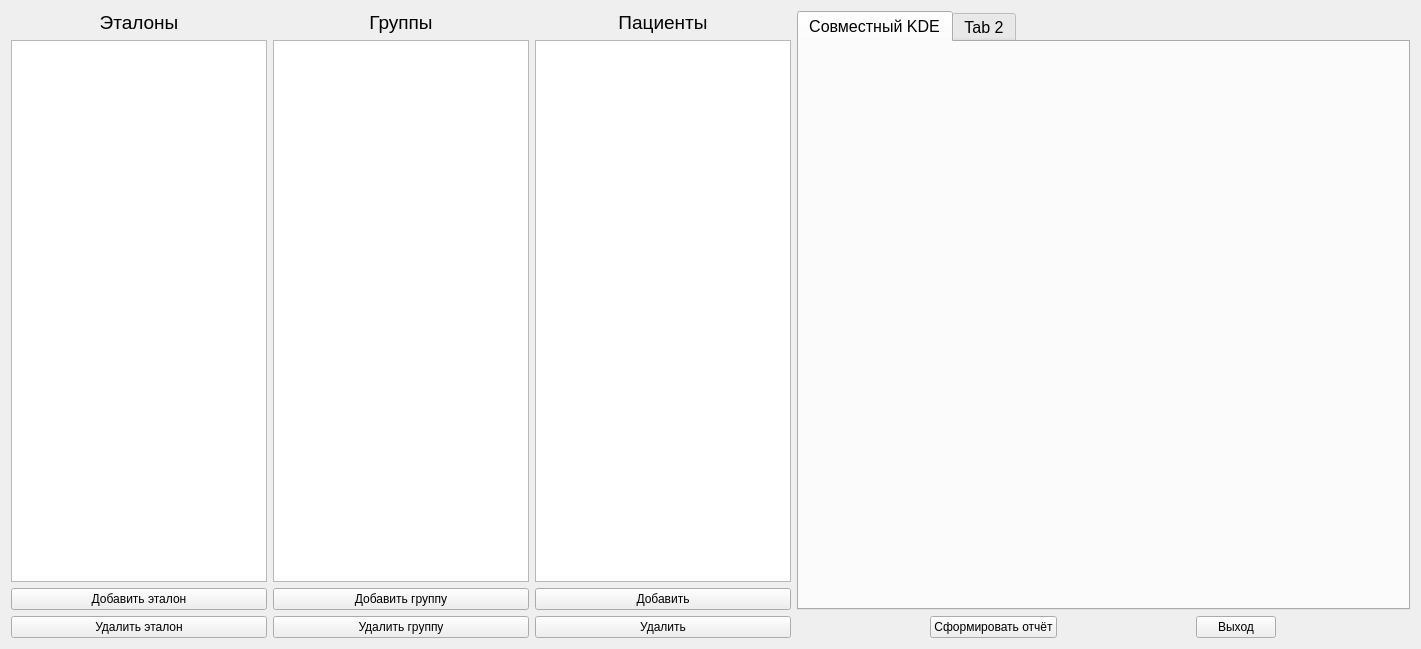
<?xml version="1.0" encoding="UTF-8"?>
<ui version="4.0">
 <class>MainBaseForm</class>
 <widget class="QWidget" name="MainBaseForm">
  <property name="geometry">
   <rect>
    <x>0</x>
    <y>0</y>
    <width>1421</width>
    <height>649</height>
   </rect>
  </property>
  <property name="sizePolicy">
   <sizepolicy hsizetype="Preferred" vsizetype="Expanding">
    <horstretch>0</horstretch>
    <verstretch>0</verstretch>
   </sizepolicy>
  </property>
  <property name="windowTitle">
   <string>Form</string>
  </property>
  <layout class="QGridLayout" name="gridLayout">
   <item row="0" column="3">
    <layout class="QVBoxLayout" name="patient_layout">
     <property name="sizeConstraint">
      <enum>QLayout::SetFixedSize</enum>
     </property>
     <item>
      <layout class="QGridLayout" name="patient_gridLayout">
       <property name="sizeConstraint">
        <enum>QLayout::SetFixedSize</enum>
       </property>
       <item row="0" column="0">
        <widget class="QLabel" name="patient_label">
         <property name="font">
          <font>
           <pointsize>14</pointsize>
          </font>
         </property>
         <property name="text">
          <string>Пациенты</string>
         </property>
         <property name="alignment">
          <set>Qt::AlignCenter</set>
         </property>
        </widget>
       </item>
       <item row="2" column="0">
        <widget class="QPushButton" name="add_patient_btn">
         <property name="sizePolicy">
          <sizepolicy hsizetype="Preferred" vsizetype="Fixed">
           <horstretch>0</horstretch>
           <verstretch>0</verstretch>
          </sizepolicy>
         </property>
         <property name="text">
          <string>Добавить</string>
         </property>
        </widget>
       </item>
       <item row="3" column="0">
        <widget class="QPushButton" name="del_patient_btn">
         <property name="text">
          <string>Удалить</string>
         </property>
        </widget>
       </item>
       <item row="1" column="0">
        <widget class="QListWidget" name="patient_list">
         <property name="sizePolicy">
          <sizepolicy hsizetype="Fixed" vsizetype="Expanding">
           <horstretch>0</horstretch>
           <verstretch>0</verstretch>
          </sizepolicy>
         </property>
        </widget>
       </item>
      </layout>
     </item>
    </layout>
   </item>
   <item row="0" column="4">
    <layout class="QVBoxLayout" name="data_layout">
     <item>
      <widget class="QTabWidget" name="tabWidget">
       <property name="font">
        <font>
         <pointsize>12</pointsize>
        </font>
       </property>
       <property name="currentIndex">
        <number>0</number>
       </property>
       <widget class="QWidget" name="kde_tab">
        <attribute name="title">
         <string>Совместный KDE</string>
        </attribute>
       </widget>
       <widget class="QWidget" name="tab_2">
        <attribute name="title">
         <string>Tab 2</string>
        </attribute>
       </widget>
      </widget>
     </item>
     <item>
      <layout class="QGridLayout" name="report_layout">
       <property name="sizeConstraint">
        <enum>QLayout::SetMaximumSize</enum>
       </property>
       <item row="0" column="1">
        <widget class="QPushButton" name="exit_btn">
         <property name="sizePolicy">
          <sizepolicy hsizetype="Fixed" vsizetype="Fixed">
           <horstretch>0</horstretch>
           <verstretch>0</verstretch>
          </sizepolicy>
         </property>
         <property name="text">
          <string>Выход</string>
         </property>
        </widget>
       </item>
       <item row="0" column="0">
        <widget class="QPushButton" name="report_btn">
         <property name="sizePolicy">
          <sizepolicy hsizetype="Fixed" vsizetype="Fixed">
           <horstretch>0</horstretch>
           <verstretch>0</verstretch>
          </sizepolicy>
         </property>
         <property name="text">
          <string>Сформировать отчёт</string>
         </property>
        </widget>
       </item>
      </layout>
     </item>
    </layout>
   </item>
   <item row="0" column="1">
    <layout class="QVBoxLayout" name="group_layout">
     <property name="sizeConstraint">
      <enum>QLayout::SetFixedSize</enum>
     </property>
     <item>
      <layout class="QGridLayout" name="group_gridLayout">
       <property name="sizeConstraint">
        <enum>QLayout::SetFixedSize</enum>
       </property>
       <item row="2" column="0">
        <widget class="QPushButton" name="add_group_btn">
         <property name="text">
          <string>Добавить группу</string>
         </property>
        </widget>
       </item>
       <item row="1" column="0">
        <widget class="QListWidget" name="group_list">
         <property name="sizePolicy">
          <sizepolicy hsizetype="Fixed" vsizetype="Expanding">
           <horstretch>0</horstretch>
           <verstretch>0</verstretch>
          </sizepolicy>
         </property>
        </widget>
       </item>
       <item row="3" column="0">
        <widget class="QPushButton" name="del_group_btn">
         <property name="text">
          <string>Удалить группу</string>
         </property>
        </widget>
       </item>
       <item row="0" column="0">
        <widget class="QLabel" name="group_label">
         <property name="font">
          <font>
           <pointsize>14</pointsize>
          </font>
         </property>
         <property name="text">
          <string>Группы</string>
         </property>
         <property name="alignment">
          <set>Qt::AlignCenter</set>
         </property>
        </widget>
       </item>
      </layout>
     </item>
    </layout>
   </item>
   <item row="0" column="0">
    <layout class="QVBoxLayout" name="ref_layout">
     <property name="sizeConstraint">
      <enum>QLayout::SetFixedSize</enum>
     </property>
     <item>
      <layout class="QGridLayout" name="ref_gridLayout">
       <property name="sizeConstraint">
        <enum>QLayout::SetFixedSize</enum>
       </property>
       <item row="1" column="0">
        <widget class="QListWidget" name="ref_list">
         <property name="sizePolicy">
          <sizepolicy hsizetype="Fixed" vsizetype="Expanding">
           <horstretch>0</horstretch>
           <verstretch>0</verstretch>
          </sizepolicy>
         </property>
        </widget>
       </item>
       <item row="2" column="0">
        <widget class="QPushButton" name="add_ref_btn">
         <property name="text">
          <string>Добавить эталон</string>
         </property>
        </widget>
       </item>
       <item row="3" column="0">
        <widget class="QPushButton" name="del_ref_btn">
         <property name="text">
          <string>Удалить эталон</string>
         </property>
        </widget>
       </item>
       <item row="0" column="0">
        <widget class="QLabel" name="ref_label">
         <property name="font">
          <font>
           <pointsize>14</pointsize>
          </font>
         </property>
         <property name="text">
          <string>Эталоны</string>
         </property>
         <property name="alignment">
          <set>Qt::AlignCenter</set>
         </property>
        </widget>
       </item>
      </layout>
     </item>
    </layout>
   </item>
  </layout>
 </widget>
 <resources/>
 <connections/>
</ui>
